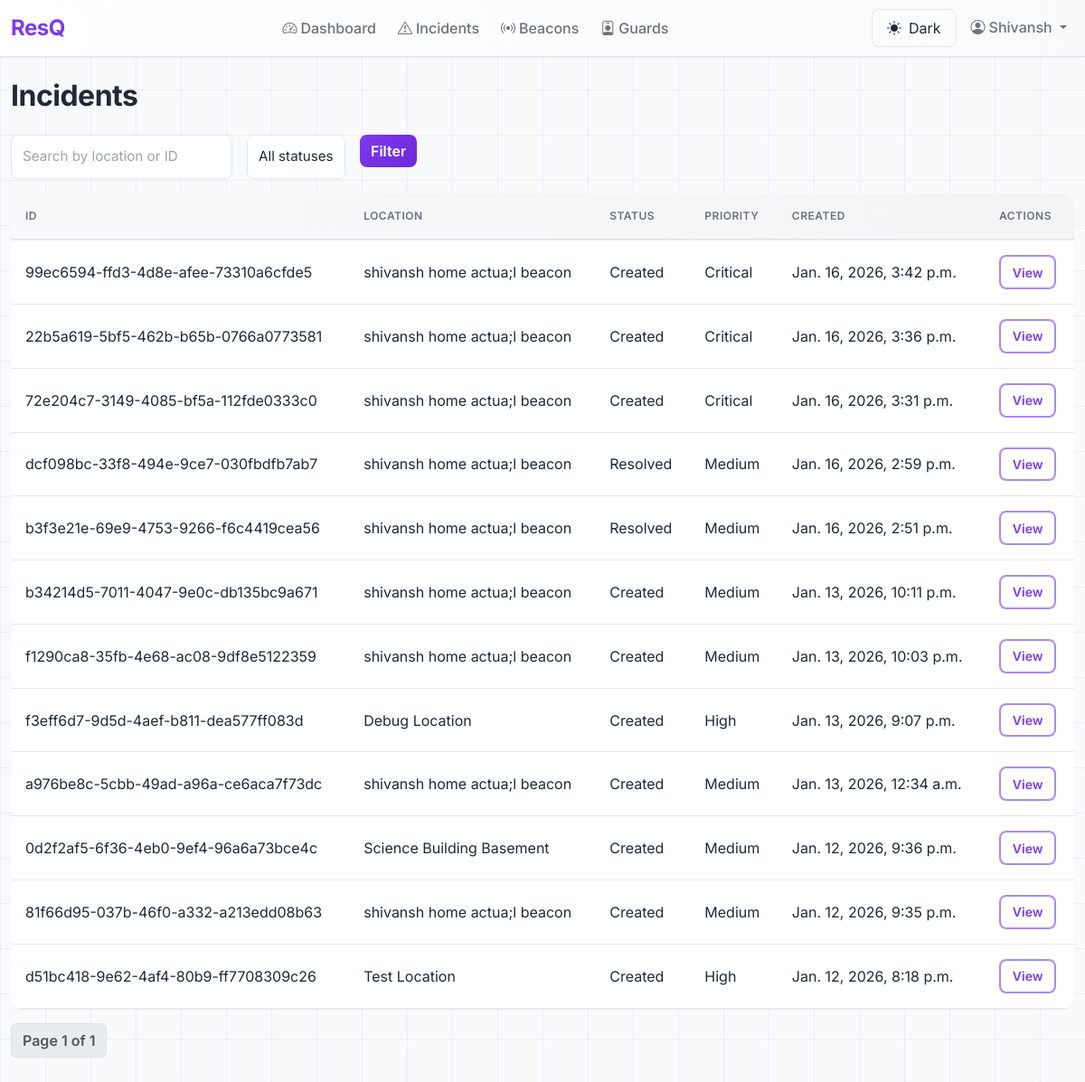
The app's page /admin-panel/incidents/ (signed in) with its own data.
### accounts/models.py (models this page shows, shortened)
class User(AbstractBaseUser, PermissionsMixin):
    class Role(models.TextChoices):
        STUDENT = "STUDENT", "Student"
        GUARD = "GUARD", "Guard"
        ADMIN = "ADMIN", "Administrator"
    email = models.EmailField(unique=True, max_length=255)
    full_name = models.CharField(max_length=255)
    phone_number = models.CharField(max_length=10, blank=True, null=True, help_text="10-digit Indian phone number")
    role = models.CharField(max_length=20, choices=Role.choices, default=Role.STUDENT)
    is_active = models.BooleanField(default=True)
    is_staff = models.BooleanField(default=False)
    created_at = models.DateTimeField(auto_now_add=True)
    updated_at = models.DateTimeField(auto_now=True)
    objects = CustomUserManager()
    USERNAME_FIELD = "email"
    REQUIRED_FIELDS = ["full_name", "role"]
    class Meta:
        db_table = "auth_user"
        ordering = ["-created_at"]
        indexes = [
            models.Index(fields=["email"]),
            models.Index(fields=["role"]),
        ]

### incidents/models.py (models this page shows, shortened)
class Incident(models.Model):
    class Status(models.TextChoices):
        CREATED = "CREATED", "Created"
        ASSIGNED = "ASSIGNED", "Assigned to Guard"
        IN_PROGRESS = "IN_PROGRESS", "In Progress"
        RESOLVED = "RESOLVED", "Resolved"
    class Priority(models.IntegerChoices):
        LOW = 1, "Low"
        MEDIUM = 2, "Medium"
        HIGH = 3, "High"
        CRITICAL = 4, "Critical"
    class ResolutionType(models.TextChoices):
        RESOLVED_BY_GUARD = "RESOLVED_BY_GUARD", "Resolved by Guard"
        ESCALATED_TO_ADMIN = "ESCALATED_TO_ADMIN", "Escalated to Admin"
    class BuzzerStatus(models.TextChoices):
        INACTIVE = "INACTIVE", "Inactive (No Incident)"
        PENDING = "PENDING", "Pending (Incident Created, No Guard Yet)"
        ACTIVE = "ACTIVE", "Active (Incident Assigned to Guard)"
        ACKNOWLEDGED = "ACKNOWLEDGED", "Acknowledged (Guard En Route)"
        RESOLVED = "RESOLVED", "Resolved (Incident Complete)"
    id = models.UUIDField(primary_key=True, default=uuid.uuid4, editable=False)
    beacon = models.ForeignKey(
        Beacon,
        on_delete=models.PROTECT,
        related_name="incidents",
        help_text="Location of emergency (mandatory)"
    )
    status = models.CharField(
        max_length=20,
        choices=Status.choices,
        default=Status.CREATED,
        db_index=True
    )
    priority = models.IntegerField(
        choices=Priority.choices,
        default=Priority.MEDIUM,
        db_index=True
    )
    description = models.TextField(blank=True, help_text="Optional incident description")
    report_type = models.CharField(
        max_length=100,
        blank=True,
        help_text="Type of report (e.g., Safety Concern, Suspicious Activity, Infrastructure Issue)"
    )
    location = models.CharField(
        max_length=255,
        blank=True,
        help_text="Location description if different from beacon"
    )
    first_signal_time = models.DateTimeField(null=True, blank=True, db_index=True)
    last_signal_time = models.DateTimeField(null=True, blank=True)
    created_at = models.DateTimeField(auto_now_add=True, db_index=True)
    updated_at = models.DateTimeField(auto_now=True)
    resolved_by = models.ForeignKey(
        settings.AUTH_USER_MODEL,
        null=True,
        blank=True,
        on_delete=models.SET_NULL,
        related_name="resolved_incidents",
        help_text="Guard/Admin who resolved this incident"
    )
    resolved_at = models.DateTimeField(null=True, blank=True)
    resolution_notes = models.TextField(blank=True, help_text="Notes about how incident was resolved")
    resolution_type = models.CharField(
        max_length=30,
        choices=ResolutionType.choices,
        blank=True,
        help_text="How the incident was resolved"
    )
    current_assigned_guard = models.ForeignKey(
        settings.AUTH_USER_MODEL,
        null=True,
        blank=True,
        on_delete=models.SET_NULL,
        related_name="currently_assigned_incidents",
        help_text="Currently assigned guard"
    )
    assigned_at = models.DateTimeField(null=True, blank=True)
    buzzer_status = models.CharField(
        max_length=20,
        choices=BuzzerStatus.choices,
        default=BuzzerStatus.INACTIVE,
        db_index=True,
        help_text="Current buzzer status for ESP32 devices at this beacon"
    )
    buzzer_last_updated = models.DateTimeField(
        auto_now=True,
        help_text="Last time buzzer status was changed"
    )
    total_alerts_sent = models.PositiveIntegerField(default=0, help_text="Total alerts sent to guards")
    total_alerts_declined = models.PositiveIntegerField(default=0, help_text="Total alerts declined by guards")
    class Meta:
        ordering = ["-created_at"]
        indexes = [
            models.Index(fields=["-created_at"]),
            models.Index(fields=["status", "-created_at"]),
            models.Index(fields=["beacon", "-created_at"]),
            models.Index(fields=["beacon", "status", "-created_at"]),
        ]
        verbose_name = "Incident"
        verbose_name_plural = "Incidents"

class Beacon(models.Model):
    id = models.UUIDField(primary_key=True, default=uuid.uuid4, editable=False)
    beacon_id = models.CharField(max_length=100, unique=True, db_index=True, null=True, blank=True, help_text="Hardware beacon ID (UUID:major:minor)")
    uuid = models.CharField(max_length=36, db_index=True, help_text="iBeacon UUID")
    major = models.IntegerField(help_text="iBeacon major value")
    minor = models.IntegerField(help_text="iBeacon minor value")
    location_name = models.CharField(max_length=255, help_text="e.g., Library Entrance, Hallway 3A")
    building = models.CharField(max_length=255, help_text="e.g., Building A, Science Center")
    floor = models.IntegerField(help_text="Floor number")
    latitude = models.FloatField(null=True, blank=True, help_text="Fixed beacon latitude")
    longitude = models.FloatField(null=True, blank=True, help_text="Fixed beacon longitude")
    nearby_beacons = models.ManyToManyField(
        'self',
        through='BeaconProximity',
        symmetrical=False,
        related_name='nearby_from',
        help_text="Nearby beacons in priority order for guard search expansion"
    )
    is_active = models.BooleanField(default=True, db_index=True, help_text="Is beacon operational")
    created_at = models.DateTimeField(auto_now_add=True)
    updated_at = models.DateTimeField(auto_now=True)
    class Meta:
        ordering = ["building", "floor", "location_name"]
        indexes = [
            models.Index(fields=["beacon_id"]),
            models.Index(fields=["uuid", "major", "minor"]),
            models.Index(fields=["building", "floor"]),
            models.Index(fields=["is_active"]),
        ]
        constraints = [
            models.UniqueConstraint(fields=["major", "minor"], name="unique_beacon_major_minor")
        ]

### adminEnd/views.py (the view)
# urls.py: path('incidents/', views.incident_list, name='incident_list'),
@admin_required
def incident_list(request):
    qs = Incident.objects.select_related('beacon').order_by('-created_at')
    q = request.GET.get('q', '').strip()
    status_filter = request.GET.get('status')
    priority_filter = request.GET.get('priority')
    if q:
        qs = qs.filter(beacon__location_name__icontains=q) | qs.filter(id__icontains=q)
    if status_filter:
        qs = qs.filter(status=status_filter)
    if priority_filter:
        qs = qs.filter(priority=priority_filter)
    paginator = Paginator(qs, 20)
    page_number = request.GET.get('page')
    page_obj = paginator.get_page(page_number)
    return render(request, 'adminEnd/incidents_list.html', {'page_obj': page_obj, 'q': q, 'status_filter': status_filter, 'priority_filter': priority_filter})

### adminEnd/context_processors.py (called while the page is built)
def adminend_view_only(request):
    return {'adminend_view_only': getattr(settings, 'ADMINEND_VIEW_ONLY', True)}

### adminEnd/views.py (called while the page is built)
def admin_required(view_func):
    return user_passes_test(lambda u: u.is_authenticated and getattr(u, 'role', None) == 'ADMIN', login_url='home')(view_func)

### adminEnd/templates/adminEnd/incidents_list.html (shortened to what this page needs)
{% extends 'adminEnd/base.html' %}
{% block content %}
<h1>Incidents</h1>
<form method="get" class="row g-3 mb-3">
  <div class="col-auto"><input name="q" value="{{ q }}" placeholder="Search by location or ID" class="form-control" /></div>
  <div class="col-auto">
    <select name="status" class="form-select">
      <option value="">All statuses</option>
    </select>
  </div>
  <div class="col-auto"><button class="btn btn-primary">Filter</button></div>
</form>
<table class="table table-hover">
  <thead>
    <tr>
      <th>ID</th>
      <th>Location</th>
      <th>Status</th>
      <th>Priority</th>
      <th>Created</th>
      <th>Actions</th>
    </tr>
  </thead>
  <tbody>
    {% for incident in page_obj.object_list %}
    <tr>
      <td>{{ incident.id }}</td>
      <td>{{ incident.beacon.location_name }}</td>
      <td>{{ incident.get_status_display }}</td>
      <td>{{ incident.get_priority_display }}</td>
      <td>{{ incident.created_at }}</td>
      <td><a class="btn btn-sm btn-outline-primary" href="{% url 'adminEnd:incident_detail' incident.id %}">View</a></td>
    </tr>
    {% endfor %}
  </tbody>
</table>
<nav aria-label="Page navigation">
  <ul class="pagination">
    <li class="page-item disabled"><span class="page-link">Page {{ page_obj.number }} of {{ page_obj.paginator.num_pages }}</span></li>
  </ul>
</nav>
{% endblock %}

### adminEnd/templates/adminEnd/base.html (shortened to what this page needs)
{% load static %}
<!doctype html>
<html lang="en">
  <head>
    <link href="https://cdn.jsdelivr.net/npm/bootstrap@5.3.2/dist/css/bootstrap.min.css" rel="stylesheet">
    <link href="https://cdn.jsdelivr.net/npm/bootstrap-icons@1.11.3/font/bootstrap-icons.css" rel="stylesheet">
    <link href="{% static 'adminEnd/css/custom.css' %}" rel="stylesheet">
  </head>
  <body data-theme="light">
    <nav class="navbar navbar-expand-lg sticky-top border-bottom" style="background: linear-gradient(to right, #ffffff, #f9fafb);">
      <div class="container-lg">
        <a class="navbar-brand fw-700" href="{% url 'adminEnd:dashboard' %}" style="font-size: 1.5rem; letter-spacing: -0.5px;">
          <span style="color: #7c3aed;">ResQ</span>
        </a>
        <div class="collapse navbar-collapse" id="nav">
          {% url 'adminEnd:dashboard' as dashboard_url %}
          {% url 'adminEnd:incident_list' as incidents_url %}
          {% url 'adminEnd:beacon_list' as beacons_url %}
          {% url 'adminEnd:guard_list' as guards_url %}
          <ul class="navbar-nav ms-auto gap-2 mb-2 mb-lg-0">
            <li class="nav-item"><a class="nav-link fw-500 {% if request.resolver_match.url_name == 'dashboard' %}text-primary{% else %}text-muted{% endif %}" href="{{ dashboard_url }}"><i class="bi bi-speedometer2 me-1"></i>Dashboard</a></li>
            <li class="nav-item"><a class="nav-link fw-500 {% if 'incident' in request.resolver_match.url_name %}text-primary{% else %}text-muted{% endif %}" href="{{ incidents_url }}"><i class="bi bi-exclamation-triangle me-1"></i>Incidents</a></li>
            <li class="nav-item"><a class="nav-link fw-500 {% if 'beacon' in request.resolver_match.url_name %}text-primary{% else %}text-muted{% endif %}" href="{{ beacons_url }}"><i class="bi bi-broadcast me-1"></i>Beacons</a></li>
            <li class="nav-item"><a class="nav-link fw-500 {% if 'guard' in request.resolver_match.url_name %}text-primary{% else %}text-muted{% endif %}" href="{{ guards_url }}"><i class="bi bi-person-badge me-1"></i>Guards</a></li>
          </ul>
          <ul class="navbar-nav ms-auto gap-2">
            <li class="nav-item">
              <button id="themeToggle" class="theme-toggle" title="Toggle dark mode">
                <i class="bi bi-sun-fill me-2"></i><span id="themeText">Dark</span>
              </button>
            </li>
            {% if request.user.is_authenticated %}
            <li class="nav-item dropdown">
              <a class="nav-link dropdown-toggle" href="#" id="userDropdown" role="button" data-bs-toggle="dropdown">
                <i class="bi bi-person-circle me-1"></i>{{ request.user.full_name }}
              </a>
            </li>
            {% else %}
            <li class="nav-item"><a class="nav-link" href="/login/"><i class="bi bi-box-arrow-in-right me-1"></i>Login</a></li>
            {% endif %}
          </ul>
        </div>
      </div>
    </nav>
    <div class="container-lg py-4">
      {% block content %}{% endblock %}
    </div>
  </body>
</html>

### adminEnd/static/adminEnd/css/custom.css (style rules this page uses)
:root { --primary: #7c3aed; --primary-light: #a78bfa; --primary-dark: #6d28d9; --secondary: #ec4899; --muted: #6b7280; --border: #e5e7eb; --bg-light: #f9fafb; --shadow-sm: 0 1px 2px rgba(0, 0, 0, 0.05); --shadow-md: 0 4px 6px rgba(0, 0, 0, 0.07); --shadow-lg: 0 10px 15px rgba(124, 58, 237, 0.1); }
html, body { font-family: 'Inter', -apple-system, BlinkMacSystemFont, 'Segoe UI', Roboto, 'Helvetica Neue', Arial; color: #1f2937; }
[data-theme="light"] h1, [data-theme="light"] h2, [data-theme="light"] h3, [data-theme="light"] h4, [data-theme="light"] h5, [data-theme="light"] h6 { color: #1f2937; }
.navbar { background: #ffffff; border-bottom: 1px solid var(--border); box-shadow: var(--shadow-sm); }
.navbar-brand { font-weight: 700; font-size: 1.4rem; color: var(--primary) !important; letter-spacing: -0.5px; }
.navbar .nav-link { font-weight: 500; color: var(--muted) !important; transition: all 0.2s ease; }
.container-lg { max-width: 1200px; background-color: transparent; }
h1, h2, h3, h4, h5, h6 { font-weight: 700; color: #1f2937; letter-spacing: -0.5px; }
h1 { font-size: 2rem; margin-bottom: 1.5rem; }
.table { background: #ffffff !important; border-radius: 12px; overflow: hidden; box-shadow: var(--shadow-sm); color: #1f2937 !important; }
.table thead { background: linear-gradient(to right, #f9fafb, #f3f4f6) !important; border-bottom: 2px solid var(--border) !important; }
.table thead th { font-weight: 600 !important; color: var(--muted) !important; border: none !important; padding: 1rem !important; text-transform: uppercase; font-size: 0.75rem; letter-spacing: 0.5px; background-color: transparent !important; }
.table tbody tr { border-bottom: 1px solid var(--border) !important; transition: background 0.2s ease; color: #1f2937 !important; background-color: transparent !important; }
.table td { padding: 1rem !important; vertical-align: middle; color: #1f2937 !important; border-color: var(--border) !important; }
.btn { border-radius: 8px; font-weight: 600; transition: all 0.2s ease; border: none; }
.btn-primary { background: linear-gradient(135deg, var(--primary), var(--primary-dark)); color: white !important; border: none; }
.btn-outline-primary { color: var(--primary); border: 2px solid var(--primary-light); border-radius: 8px; }
.btn-sm { padding: 0.4rem 0.8rem; font-size: 0.875rem; }
.form-control, .form-select { border: 1px solid var(--border); border-radius: 8px; padding: 0.75rem; font-size: 0.95rem; transition: all 0.2s ease; background: #ffffff; color: #1f2937; }
.form-control::placeholder { color: #9ca3af; opacity: 1; }
.pagination { gap: 0.5rem; }
.page-link { border-radius: 8px; border: 1px solid var(--border); color: var(--primary); font-weight: 600; background-color: #ffffff; }

### adminEnd/templates/adminEnd/base.html (style rules this page uses)
:root { --bg-primary: #f9fafb; --bg-secondary: #ffffff; --text-primary: #1f2937; --text-secondary: #6b7280; --border-color: #e5e7eb; --grid-color: rgba(124, 58, 237, 0.08); }
body { background-color: var(--bg-primary); background-image: linear-gradient(0deg, var(--grid-color) 1px, transparent 1px), linear-gradient(90deg, var(--grid-color) 1px, transparent 1px); background-size: 50px 50px; color: var(--text-primary); background-attachment: fixed; }
.container-lg { background-color: transparent; }
.theme-toggle { border: 1px solid var(--border-color); background-color: transparent; color: var(--text-primary); padding: 0.5rem 1rem; border-radius: 8px; cursor: pointer; transition: all 0.2s ease; }

### records on screen
Incident: id "99ec6594-ffd3-4d8e-afee-73310a6cfde5", beacon.location_name "shivansh home actua;l beacon", status "Created", priority "Critical", created_at "Jan. 16, 2026, 3:42 p.m."
Incident: id "22b5a619-5bf5-462b-b65b-0766a0773581", beacon.location_name "shivansh home actua;l beacon", status "Created", priority "Critical", created_at "Jan. 16, 2026, 3:36 p.m."
Incident: id "72e204c7-3149-4085-bf5a-112fde0333c0", beacon.location_name "shivansh home actua;l beacon", status "Created", priority "Critical", created_at "Jan. 16, 2026, 3:31 p.m."
Incident: id "dcf098bc-33f8-494e-9ce7-030fbdfb7ab7", beacon.location_name "shivansh home actua;l beacon", status "Resolved", priority "Medium", created_at "Jan. 16, 2026, 2:59 p.m."
Incident: id "b3f3e21e-69e9-4753-9266-f6c4419cea56", beacon.location_name "shivansh home actua;l beacon", status "Resolved", priority "Medium", created_at "Jan. 16, 2026, 2:51 p.m."
Incident: id "b34214d5-7011-4047-9e0c-db135bc9a671", beacon.location_name "shivansh home actua;l beacon", status "Created", priority "Medium", created_at "Jan. 13, 2026, 10:11 p.m."
Incident: id "f1290ca8-35fb-4e68-ac08-9df8e5122359", beacon.location_name "shivansh home actua;l beacon", status "Created", priority "Medium", created_at "Jan. 13, 2026, 10:03 p.m."
Incident: id "f3eff6d7-9d5d-4aef-b811-dea577ff083d", beacon.location_name "Debug Location", status "Created", priority "High", created_at "Jan. 13, 2026, 9:07 p.m."
Incident: id "a976be8c-5cbb-49ad-a96a-ce6aca7f73dc", beacon.location_name "shivansh home actua;l beacon", status "Created", priority "Medium", created_at "Jan. 13, 2026, 12:34 a.m."
Incident: id "0d2f2af5-6f36-4eb0-9ef4-96a6a73bce4c", beacon.location_name "Science Building Basement", status "Created", priority "Medium", created_at "Jan. 12, 2026, 9:36 p.m."
Incident: id "81f66d95-037b-46f0-a332-a213edd08b63", beacon.location_name "shivansh home actua;l beacon", status "Created", priority "Medium", created_at "Jan. 12, 2026, 9:35 p.m."
Incident: id "d51bc418-9e62-4af4-80b9-ff7708309c26", beacon.location_name "Test Location", status "Created", priority "High", created_at "Jan. 12, 2026, 8:18 p.m."

### other values on screen
{{ request.user.full_name }} "Shivansh"
{{ page_obj.number }} "1"
{{ page_obj.paginator.num_pages }} "1"
